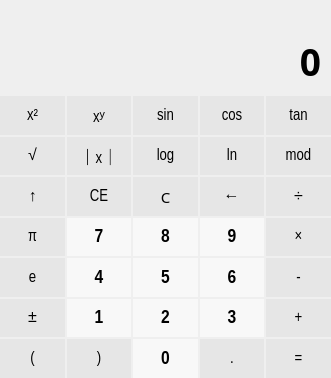
<?xml version="1.0" encoding="UTF-8"?>
<ui version="4.0">
 <class>ScientificCalculator</class>
 <widget class="QWidget" name="ScientificCalculator">
  <property name="geometry">
   <rect>
    <x>0</x>
    <y>0</y>
    <width>331</width>
    <height>378</height>
   </rect>
  </property>
  <property name="windowTitle">
   <string>Form</string>
  </property>
  <layout class="QVBoxLayout" name="verticalLayout_4">
   <property name="leftMargin">
    <number>0</number>
   </property>
   <property name="topMargin">
    <number>0</number>
   </property>
   <property name="rightMargin">
    <number>0</number>
   </property>
   <property name="bottomMargin">
    <number>0</number>
   </property>
   <item>
    <layout class="QVBoxLayout" name="verticalLayout">
     <property name="spacing">
      <number>0</number>
     </property>
     <property name="leftMargin">
      <number>0</number>
     </property>
     <property name="topMargin">
      <number>0</number>
     </property>
     <property name="rightMargin">
      <number>0</number>
     </property>
     <property name="bottomMargin">
      <number>0</number>
     </property>
     <item>
      <layout class="QVBoxLayout" name="verticalLayout_3">
       <property name="rightMargin">
        <number>10</number>
       </property>
       <item>
        <widget class="QLabel" name="intermediateLabel">
         <property name="sizePolicy">
          <sizepolicy hsizetype="Preferred" vsizetype="Fixed">
           <horstretch>0</horstretch>
           <verstretch>0</verstretch>
          </sizepolicy>
         </property>
         <property name="font">
          <font>
           <family>Agency FB</family>
           <pointsize>14</pointsize>
           <weight>75</weight>
           <bold>true</bold>
          </font>
         </property>
         <property name="styleSheet">
          <string notr="true">color: rgb(175, 175, 175);</string>
         </property>
         <property name="text">
          <string/>
         </property>
         <property name="alignment">
          <set>Qt::AlignRight|Qt::AlignTrailing|Qt::AlignVCenter</set>
         </property>
        </widget>
       </item>
      </layout>
     </item>
     <item>
      <layout class="QVBoxLayout" name="verticalLayout_2">
       <property name="rightMargin">
        <number>10</number>
       </property>
       <item>
        <widget class="QLabel" name="resultLabel">
         <property name="minimumSize">
          <size>
           <width>0</width>
           <height>70</height>
          </size>
         </property>
         <property name="font">
          <font>
           <family>Agency FB</family>
           <pointsize>28</pointsize>
           <weight>75</weight>
           <bold>true</bold>
          </font>
         </property>
         <property name="text">
          <string>0</string>
         </property>
         <property name="alignment">
          <set>Qt::AlignRight|Qt::AlignTrailing|Qt::AlignVCenter</set>
         </property>
        </widget>
       </item>
      </layout>
     </item>
     <item>
      <layout class="QGridLayout" name="buttonLayout">
       <property name="leftMargin">
        <number>0</number>
       </property>
       <property name="topMargin">
        <number>0</number>
       </property>
       <property name="rightMargin">
        <number>0</number>
       </property>
       <property name="bottomMargin">
        <number>0</number>
       </property>
       <property name="spacing">
        <number>2</number>
       </property>
       <item row="6" column="2">
        <widget class="QPushButton" name="num0Button">
         <property name="sizePolicy">
          <sizepolicy hsizetype="Expanding" vsizetype="Expanding">
           <horstretch>0</horstretch>
           <verstretch>0</verstretch>
          </sizepolicy>
         </property>
         <property name="minimumSize">
          <size>
           <width>55</width>
           <height>30</height>
          </size>
         </property>
         <property name="font">
          <font>
           <family>Arial Narrow</family>
           <pointsize>14</pointsize>
           <weight>75</weight>
           <bold>true</bold>
          </font>
         </property>
         <property name="styleSheet">
          <string notr="true">QPushButton{background-color: rgb(248, 248, 248);border: none;} 
QPushButton:hover{background-color: rgb(195, 195, 195);}
</string>
         </property>
         <property name="text">
          <string>0</string>
         </property>
        </widget>
       </item>
       <item row="4" column="4">
        <widget class="QPushButton" name="minusButton">
         <property name="sizePolicy">
          <sizepolicy hsizetype="Expanding" vsizetype="Expanding">
           <horstretch>0</horstretch>
           <verstretch>0</verstretch>
          </sizepolicy>
         </property>
         <property name="minimumSize">
          <size>
           <width>55</width>
           <height>30</height>
          </size>
         </property>
         <property name="font">
          <font>
           <family>Arial Narrow</family>
           <pointsize>12</pointsize>
          </font>
         </property>
         <property name="styleSheet">
          <string notr="true">QPushButton{background-color: rgb(230, 230, 230);border: none;} 
QPushButton:hover{background-color: rgb(195, 195, 195);}
</string>
         </property>
         <property name="text">
          <string>-</string>
         </property>
        </widget>
       </item>
       <item row="1" column="4">
        <widget class="QPushButton" name="modButton">
         <property name="sizePolicy">
          <sizepolicy hsizetype="Expanding" vsizetype="Expanding">
           <horstretch>0</horstretch>
           <verstretch>0</verstretch>
          </sizepolicy>
         </property>
         <property name="minimumSize">
          <size>
           <width>55</width>
           <height>30</height>
          </size>
         </property>
         <property name="font">
          <font>
           <family>Arial Narrow</family>
           <pointsize>12</pointsize>
          </font>
         </property>
         <property name="styleSheet">
          <string notr="true">QPushButton{background-color: rgb(230, 230, 230);border: none;} 
QPushButton:hover{background-color: rgb(195, 195, 195);}
</string>
         </property>
         <property name="text">
          <string>mod</string>
         </property>
        </widget>
       </item>
       <item row="3" column="0">
        <widget class="QPushButton" name="piButton">
         <property name="sizePolicy">
          <sizepolicy hsizetype="Expanding" vsizetype="Expanding">
           <horstretch>0</horstretch>
           <verstretch>0</verstretch>
          </sizepolicy>
         </property>
         <property name="minimumSize">
          <size>
           <width>55</width>
           <height>30</height>
          </size>
         </property>
         <property name="font">
          <font>
           <family>Arial Narrow</family>
           <pointsize>12</pointsize>
          </font>
         </property>
         <property name="styleSheet">
          <string notr="true">QPushButton{background-color: rgb(230, 230, 230);border: none;} 
QPushButton:hover{background-color: rgb(195, 195, 195);}
</string>
         </property>
         <property name="text">
          <string>π</string>
         </property>
        </widget>
       </item>
       <item row="0" column="4">
        <widget class="QPushButton" name="tanButton">
         <property name="sizePolicy">
          <sizepolicy hsizetype="Expanding" vsizetype="Expanding">
           <horstretch>0</horstretch>
           <verstretch>0</verstretch>
          </sizepolicy>
         </property>
         <property name="minimumSize">
          <size>
           <width>55</width>
           <height>30</height>
          </size>
         </property>
         <property name="font">
          <font>
           <family>Arial Narrow</family>
           <pointsize>12</pointsize>
          </font>
         </property>
         <property name="styleSheet">
          <string notr="true">QPushButton{background-color: rgb(230, 230, 230);border: none;} 
QPushButton:hover{background-color: rgb(195, 195, 195);}
</string>
         </property>
         <property name="text">
          <string>tan</string>
         </property>
        </widget>
       </item>
       <item row="1" column="3">
        <widget class="QPushButton" name="lnButton">
         <property name="sizePolicy">
          <sizepolicy hsizetype="Expanding" vsizetype="Expanding">
           <horstretch>0</horstretch>
           <verstretch>0</verstretch>
          </sizepolicy>
         </property>
         <property name="minimumSize">
          <size>
           <width>55</width>
           <height>30</height>
          </size>
         </property>
         <property name="font">
          <font>
           <family>Arial Narrow</family>
           <pointsize>12</pointsize>
          </font>
         </property>
         <property name="styleSheet">
          <string notr="true">QPushButton{background-color: rgb(230, 230, 230);border: none;} 
QPushButton:hover{background-color: rgb(195, 195, 195);}
</string>
         </property>
         <property name="text">
          <string>ln</string>
         </property>
        </widget>
       </item>
       <item row="2" column="1">
        <widget class="QPushButton" name="ceButton">
         <property name="sizePolicy">
          <sizepolicy hsizetype="Expanding" vsizetype="Expanding">
           <horstretch>0</horstretch>
           <verstretch>0</verstretch>
          </sizepolicy>
         </property>
         <property name="minimumSize">
          <size>
           <width>55</width>
           <height>30</height>
          </size>
         </property>
         <property name="font">
          <font>
           <family>Arial Narrow</family>
           <pointsize>12</pointsize>
          </font>
         </property>
         <property name="styleSheet">
          <string notr="true">QPushButton{background-color: rgb(230, 230, 230);border: none;} 
QPushButton:hover{background-color: rgb(195, 195, 195);}
</string>
         </property>
         <property name="text">
          <string>CE</string>
         </property>
        </widget>
       </item>
       <item row="1" column="2">
        <widget class="QPushButton" name="logButton">
         <property name="sizePolicy">
          <sizepolicy hsizetype="Expanding" vsizetype="Expanding">
           <horstretch>0</horstretch>
           <verstretch>0</verstretch>
          </sizepolicy>
         </property>
         <property name="minimumSize">
          <size>
           <width>55</width>
           <height>30</height>
          </size>
         </property>
         <property name="font">
          <font>
           <family>Arial Narrow</family>
           <pointsize>12</pointsize>
          </font>
         </property>
         <property name="styleSheet">
          <string notr="true">QPushButton{background-color: rgb(230, 230, 230);border: none;} 
QPushButton:hover{background-color: rgb(195, 195, 195);}
</string>
         </property>
         <property name="text">
          <string>log</string>
         </property>
        </widget>
       </item>
       <item row="2" column="2">
        <widget class="QPushButton" name="cbutton">
         <property name="sizePolicy">
          <sizepolicy hsizetype="Expanding" vsizetype="Expanding">
           <horstretch>0</horstretch>
           <verstretch>0</verstretch>
          </sizepolicy>
         </property>
         <property name="minimumSize">
          <size>
           <width>55</width>
           <height>30</height>
          </size>
         </property>
         <property name="font">
          <font>
           <family>Arial Rounded MT Bold</family>
           <pointsize>11</pointsize>
          </font>
         </property>
         <property name="styleSheet">
          <string notr="true">QPushButton{background-color: rgb(230, 230, 230);border: none;} 
QPushButton:hover{background-color: rgb(195, 195, 195);}
</string>
         </property>
         <property name="text">
          <string>C</string>
         </property>
        </widget>
       </item>
       <item row="0" column="3">
        <widget class="QPushButton" name="cosButton">
         <property name="sizePolicy">
          <sizepolicy hsizetype="Expanding" vsizetype="Expanding">
           <horstretch>0</horstretch>
           <verstretch>0</verstretch>
          </sizepolicy>
         </property>
         <property name="minimumSize">
          <size>
           <width>55</width>
           <height>30</height>
          </size>
         </property>
         <property name="font">
          <font>
           <family>Arial Narrow</family>
           <pointsize>12</pointsize>
          </font>
         </property>
         <property name="styleSheet">
          <string notr="true">QPushButton{background-color: rgb(230, 230, 230);border: none;} 
QPushButton:hover{background-color: rgb(195, 195, 195);}
</string>
         </property>
         <property name="text">
          <string>cos</string>
         </property>
        </widget>
       </item>
       <item row="2" column="3">
        <widget class="QPushButton" name="eraseButton">
         <property name="sizePolicy">
          <sizepolicy hsizetype="Expanding" vsizetype="Expanding">
           <horstretch>0</horstretch>
           <verstretch>0</verstretch>
          </sizepolicy>
         </property>
         <property name="minimumSize">
          <size>
           <width>55</width>
           <height>30</height>
          </size>
         </property>
         <property name="font">
          <font>
           <family>Arial Narrow</family>
           <pointsize>12</pointsize>
          </font>
         </property>
         <property name="styleSheet">
          <string notr="true">QPushButton{background-color: rgb(230, 230, 230);border: none;} 
QPushButton:hover{background-color: rgb(195, 195, 195);}
</string>
         </property>
         <property name="text">
          <string>←</string>
         </property>
        </widget>
       </item>
       <item row="0" column="2">
        <widget class="QPushButton" name="sinButton">
         <property name="sizePolicy">
          <sizepolicy hsizetype="Expanding" vsizetype="Expanding">
           <horstretch>0</horstretch>
           <verstretch>0</verstretch>
          </sizepolicy>
         </property>
         <property name="minimumSize">
          <size>
           <width>55</width>
           <height>30</height>
          </size>
         </property>
         <property name="font">
          <font>
           <family>Arial Narrow</family>
           <pointsize>12</pointsize>
          </font>
         </property>
         <property name="styleSheet">
          <string notr="true">QPushButton{background-color: rgb(230, 230, 230);border: none;} 
QPushButton:hover{background-color: rgb(195, 195, 195);}
</string>
         </property>
         <property name="text">
          <string>sin</string>
         </property>
        </widget>
       </item>
       <item row="0" column="1">
        <widget class="QPushButton" name="powButton">
         <property name="sizePolicy">
          <sizepolicy hsizetype="Expanding" vsizetype="Expanding">
           <horstretch>0</horstretch>
           <verstretch>0</verstretch>
          </sizepolicy>
         </property>
         <property name="minimumSize">
          <size>
           <width>55</width>
           <height>30</height>
          </size>
         </property>
         <property name="font">
          <font>
           <family>Arial Narrow</family>
           <pointsize>12</pointsize>
          </font>
         </property>
         <property name="styleSheet">
          <string notr="true">QPushButton{background-color: rgb(230, 230, 230);border: none;} 
QPushButton:hover{background-color: rgb(195, 195, 195);}
</string>
         </property>
         <property name="text">
          <string>xʸ</string>
         </property>
        </widget>
       </item>
       <item row="1" column="0">
        <widget class="QPushButton" name="sqrtButton">
         <property name="sizePolicy">
          <sizepolicy hsizetype="Expanding" vsizetype="Expanding">
           <horstretch>0</horstretch>
           <verstretch>0</verstretch>
          </sizepolicy>
         </property>
         <property name="minimumSize">
          <size>
           <width>55</width>
           <height>30</height>
          </size>
         </property>
         <property name="font">
          <font>
           <family>Arial Narrow</family>
           <pointsize>12</pointsize>
          </font>
         </property>
         <property name="styleSheet">
          <string notr="true">QPushButton{background-color: rgb(230, 230, 230);border: none;} 
QPushButton:hover{background-color: rgb(195, 195, 195);}
</string>
         </property>
         <property name="text">
          <string>√</string>
         </property>
        </widget>
       </item>
       <item row="3" column="2">
        <widget class="QPushButton" name="num8Button">
         <property name="sizePolicy">
          <sizepolicy hsizetype="Expanding" vsizetype="Expanding">
           <horstretch>0</horstretch>
           <verstretch>0</verstretch>
          </sizepolicy>
         </property>
         <property name="minimumSize">
          <size>
           <width>55</width>
           <height>30</height>
          </size>
         </property>
         <property name="font">
          <font>
           <family>Arial Narrow</family>
           <pointsize>14</pointsize>
           <weight>75</weight>
           <bold>true</bold>
          </font>
         </property>
         <property name="styleSheet">
          <string notr="true">QPushButton{background-color: rgb(248, 248, 248);border: none;} 
QPushButton:hover{background-color: rgb(195, 195, 195);}
</string>
         </property>
         <property name="text">
          <string>8</string>
         </property>
        </widget>
       </item>
       <item row="1" column="1">
        <widget class="QPushButton" name="absButton">
         <property name="sizePolicy">
          <sizepolicy hsizetype="Expanding" vsizetype="Expanding">
           <horstretch>0</horstretch>
           <verstretch>0</verstretch>
          </sizepolicy>
         </property>
         <property name="minimumSize">
          <size>
           <width>55</width>
           <height>30</height>
          </size>
         </property>
         <property name="font">
          <font>
           <family>Arial Narrow</family>
           <pointsize>12</pointsize>
          </font>
         </property>
         <property name="styleSheet">
          <string notr="true">QPushButton{background-color: rgb(230, 230, 230);border: none;} 
QPushButton:hover{background-color: rgb(195, 195, 195);}
</string>
         </property>
         <property name="text">
          <string>｜x｜</string>
         </property>
        </widget>
       </item>
       <item row="5" column="0">
        <widget class="QPushButton" name="negateButton">
         <property name="sizePolicy">
          <sizepolicy hsizetype="Expanding" vsizetype="Expanding">
           <horstretch>0</horstretch>
           <verstretch>0</verstretch>
          </sizepolicy>
         </property>
         <property name="minimumSize">
          <size>
           <width>55</width>
           <height>30</height>
          </size>
         </property>
         <property name="font">
          <font>
           <family>Arial Narrow</family>
           <pointsize>12</pointsize>
          </font>
         </property>
         <property name="styleSheet">
          <string notr="true">QPushButton{background-color: rgb(230, 230, 230);border: none;} 
QPushButton:hover{background-color: rgb(195, 195, 195);}
</string>
         </property>
         <property name="text">
          <string>±</string>
         </property>
        </widget>
       </item>
       <item row="3" column="1">
        <widget class="QPushButton" name="num7Button">
         <property name="sizePolicy">
          <sizepolicy hsizetype="Expanding" vsizetype="Expanding">
           <horstretch>0</horstretch>
           <verstretch>0</verstretch>
          </sizepolicy>
         </property>
         <property name="minimumSize">
          <size>
           <width>55</width>
           <height>30</height>
          </size>
         </property>
         <property name="font">
          <font>
           <family>Arial Narrow</family>
           <pointsize>14</pointsize>
           <weight>75</weight>
           <bold>true</bold>
          </font>
         </property>
         <property name="styleSheet">
          <string notr="true">QPushButton{background-color: rgb(248, 248, 248);border: none;} 
QPushButton:hover{background-color: rgb(195, 195, 195);}
</string>
         </property>
         <property name="text">
          <string>7</string>
         </property>
        </widget>
       </item>
       <item row="4" column="1">
        <widget class="QPushButton" name="num4Button">
         <property name="sizePolicy">
          <sizepolicy hsizetype="Expanding" vsizetype="Expanding">
           <horstretch>0</horstretch>
           <verstretch>0</verstretch>
          </sizepolicy>
         </property>
         <property name="minimumSize">
          <size>
           <width>55</width>
           <height>30</height>
          </size>
         </property>
         <property name="font">
          <font>
           <family>Arial Narrow</family>
           <pointsize>14</pointsize>
           <weight>75</weight>
           <bold>true</bold>
          </font>
         </property>
         <property name="styleSheet">
          <string notr="true">QPushButton{background-color: rgb(248, 248, 248);border: none;} 
QPushButton:hover{background-color: rgb(195, 195, 195);}
</string>
         </property>
         <property name="text">
          <string>4</string>
         </property>
        </widget>
       </item>
       <item row="3" column="3">
        <widget class="QPushButton" name="num9Button">
         <property name="sizePolicy">
          <sizepolicy hsizetype="Expanding" vsizetype="Expanding">
           <horstretch>0</horstretch>
           <verstretch>0</verstretch>
          </sizepolicy>
         </property>
         <property name="minimumSize">
          <size>
           <width>55</width>
           <height>30</height>
          </size>
         </property>
         <property name="font">
          <font>
           <family>Arial Narrow</family>
           <pointsize>14</pointsize>
           <weight>75</weight>
           <bold>true</bold>
          </font>
         </property>
         <property name="styleSheet">
          <string notr="true">QPushButton{background-color: rgb(248, 248, 248);border: none;} 
QPushButton:hover{background-color: rgb(195, 195, 195);}
</string>
         </property>
         <property name="text">
          <string>9</string>
         </property>
        </widget>
       </item>
       <item row="4" column="2">
        <widget class="QPushButton" name="num5Button">
         <property name="sizePolicy">
          <sizepolicy hsizetype="Expanding" vsizetype="Expanding">
           <horstretch>0</horstretch>
           <verstretch>0</verstretch>
          </sizepolicy>
         </property>
         <property name="minimumSize">
          <size>
           <width>55</width>
           <height>30</height>
          </size>
         </property>
         <property name="font">
          <font>
           <family>Arial Narrow</family>
           <pointsize>14</pointsize>
           <weight>75</weight>
           <bold>true</bold>
          </font>
         </property>
         <property name="styleSheet">
          <string notr="true">QPushButton{background-color: rgb(248, 248, 248);border: none;} 
QPushButton:hover{background-color: rgb(195, 195, 195);}
</string>
         </property>
         <property name="text">
          <string>5</string>
         </property>
        </widget>
       </item>
       <item row="4" column="3">
        <widget class="QPushButton" name="num6Button">
         <property name="sizePolicy">
          <sizepolicy hsizetype="Expanding" vsizetype="Expanding">
           <horstretch>0</horstretch>
           <verstretch>0</verstretch>
          </sizepolicy>
         </property>
         <property name="minimumSize">
          <size>
           <width>55</width>
           <height>30</height>
          </size>
         </property>
         <property name="font">
          <font>
           <family>Arial Narrow</family>
           <pointsize>14</pointsize>
           <weight>75</weight>
           <bold>true</bold>
          </font>
         </property>
         <property name="styleSheet">
          <string notr="true">QPushButton{background-color: rgb(248, 248, 248);border: none;} 
QPushButton:hover{background-color: rgb(195, 195, 195);}
</string>
         </property>
         <property name="text">
          <string>6</string>
         </property>
        </widget>
       </item>
       <item row="5" column="2">
        <widget class="QPushButton" name="num2Button">
         <property name="sizePolicy">
          <sizepolicy hsizetype="Expanding" vsizetype="Expanding">
           <horstretch>0</horstretch>
           <verstretch>0</verstretch>
          </sizepolicy>
         </property>
         <property name="minimumSize">
          <size>
           <width>55</width>
           <height>30</height>
          </size>
         </property>
         <property name="font">
          <font>
           <family>Arial Narrow</family>
           <pointsize>14</pointsize>
           <weight>75</weight>
           <bold>true</bold>
          </font>
         </property>
         <property name="styleSheet">
          <string notr="true">QPushButton{background-color: rgb(248, 248, 248);border: none;} 
QPushButton:hover{background-color: rgb(195, 195, 195);}
</string>
         </property>
         <property name="text">
          <string>2</string>
         </property>
        </widget>
       </item>
       <item row="5" column="1">
        <widget class="QPushButton" name="num1Button">
         <property name="sizePolicy">
          <sizepolicy hsizetype="Expanding" vsizetype="Expanding">
           <horstretch>0</horstretch>
           <verstretch>0</verstretch>
          </sizepolicy>
         </property>
         <property name="minimumSize">
          <size>
           <width>55</width>
           <height>30</height>
          </size>
         </property>
         <property name="font">
          <font>
           <family>Arial Narrow</family>
           <pointsize>14</pointsize>
           <weight>75</weight>
           <bold>true</bold>
          </font>
         </property>
         <property name="styleSheet">
          <string notr="true">QPushButton{background-color: rgb(248, 248, 248);border: none;} 
QPushButton:hover{background-color: rgb(195, 195, 195);}
</string>
         </property>
         <property name="text">
          <string>1</string>
         </property>
        </widget>
       </item>
       <item row="5" column="3">
        <widget class="QPushButton" name="num3Button">
         <property name="sizePolicy">
          <sizepolicy hsizetype="Expanding" vsizetype="Expanding">
           <horstretch>0</horstretch>
           <verstretch>0</verstretch>
          </sizepolicy>
         </property>
         <property name="minimumSize">
          <size>
           <width>55</width>
           <height>30</height>
          </size>
         </property>
         <property name="font">
          <font>
           <family>Arial Narrow</family>
           <pointsize>14</pointsize>
           <weight>75</weight>
           <bold>true</bold>
          </font>
         </property>
         <property name="styleSheet">
          <string notr="true">QPushButton{background-color: rgb(248, 248, 248);border: none;} 
QPushButton:hover{background-color: rgb(195, 195, 195);}
</string>
         </property>
         <property name="text">
          <string>3</string>
         </property>
        </widget>
       </item>
       <item row="4" column="0">
        <widget class="QPushButton" name="eButton">
         <property name="sizePolicy">
          <sizepolicy hsizetype="Expanding" vsizetype="Expanding">
           <horstretch>0</horstretch>
           <verstretch>0</verstretch>
          </sizepolicy>
         </property>
         <property name="minimumSize">
          <size>
           <width>55</width>
           <height>30</height>
          </size>
         </property>
         <property name="font">
          <font>
           <family>Arial Narrow</family>
           <pointsize>12</pointsize>
          </font>
         </property>
         <property name="styleSheet">
          <string notr="true">QPushButton{background-color: rgb(230, 230, 230);border: none;} 
QPushButton:hover{background-color: rgb(195, 195, 195);}
</string>
         </property>
         <property name="text">
          <string>e</string>
         </property>
        </widget>
       </item>
       <item row="0" column="0">
        <widget class="QPushButton" name="sqrButton">
         <property name="sizePolicy">
          <sizepolicy hsizetype="Expanding" vsizetype="Expanding">
           <horstretch>0</horstretch>
           <verstretch>0</verstretch>
          </sizepolicy>
         </property>
         <property name="minimumSize">
          <size>
           <width>55</width>
           <height>30</height>
          </size>
         </property>
         <property name="font">
          <font>
           <family>Arial Narrow</family>
           <pointsize>12</pointsize>
          </font>
         </property>
         <property name="styleSheet">
          <string notr="true">QPushButton{background-color: rgb(230, 230, 230);border: none;} 
QPushButton:hover{background-color: rgb(195, 195, 195);}
</string>
         </property>
         <property name="text">
          <string>x²</string>
         </property>
        </widget>
       </item>
       <item row="6" column="1">
        <widget class="QPushButton" name="rightBracketButton">
         <property name="sizePolicy">
          <sizepolicy hsizetype="Expanding" vsizetype="Expanding">
           <horstretch>0</horstretch>
           <verstretch>0</verstretch>
          </sizepolicy>
         </property>
         <property name="minimumSize">
          <size>
           <width>55</width>
           <height>30</height>
          </size>
         </property>
         <property name="font">
          <font>
           <family>Arial Narrow</family>
           <pointsize>12</pointsize>
          </font>
         </property>
         <property name="styleSheet">
          <string notr="true">QPushButton{background-color: rgb(230, 230, 230);border: none;} 
QPushButton:hover{background-color: rgb(195, 195, 195);}
</string>
         </property>
         <property name="text">
          <string>)</string>
         </property>
        </widget>
       </item>
       <item row="6" column="4">
        <widget class="QPushButton" name="equalButton">
         <property name="sizePolicy">
          <sizepolicy hsizetype="Expanding" vsizetype="Expanding">
           <horstretch>0</horstretch>
           <verstretch>0</verstretch>
          </sizepolicy>
         </property>
         <property name="minimumSize">
          <size>
           <width>55</width>
           <height>30</height>
          </size>
         </property>
         <property name="font">
          <font>
           <family>Arial Narrow</family>
           <pointsize>12</pointsize>
          </font>
         </property>
         <property name="styleSheet">
          <string notr="true">QPushButton{background-color: rgb(230, 230, 230);border: none;} 
QPushButton:hover{background-color: rgb(195, 195, 195);}
</string>
         </property>
         <property name="text">
          <string>=</string>
         </property>
        </widget>
       </item>
       <item row="2" column="4">
        <widget class="QPushButton" name="divideButton">
         <property name="sizePolicy">
          <sizepolicy hsizetype="Expanding" vsizetype="Expanding">
           <horstretch>0</horstretch>
           <verstretch>0</verstretch>
          </sizepolicy>
         </property>
         <property name="minimumSize">
          <size>
           <width>55</width>
           <height>30</height>
          </size>
         </property>
         <property name="font">
          <font>
           <family>Arial Narrow</family>
           <pointsize>12</pointsize>
          </font>
         </property>
         <property name="styleSheet">
          <string notr="true">QPushButton{background-color: rgb(230, 230, 230);border: none;} 
QPushButton:hover{background-color: rgb(195, 195, 195);}
</string>
         </property>
         <property name="text">
          <string>÷</string>
         </property>
        </widget>
       </item>
       <item row="3" column="4">
        <widget class="QPushButton" name="multiplyButton">
         <property name="sizePolicy">
          <sizepolicy hsizetype="Expanding" vsizetype="Expanding">
           <horstretch>0</horstretch>
           <verstretch>0</verstretch>
          </sizepolicy>
         </property>
         <property name="minimumSize">
          <size>
           <width>55</width>
           <height>30</height>
          </size>
         </property>
         <property name="font">
          <font>
           <family>Arial Narrow</family>
           <pointsize>12</pointsize>
          </font>
         </property>
         <property name="styleSheet">
          <string notr="true">QPushButton{background-color: rgb(230, 230, 230);border: none;} 
QPushButton:hover{background-color: rgb(195, 195, 195);}
</string>
         </property>
         <property name="text">
          <string>×</string>
         </property>
        </widget>
       </item>
       <item row="6" column="3">
        <widget class="QPushButton" name="dotButton">
         <property name="sizePolicy">
          <sizepolicy hsizetype="Expanding" vsizetype="Expanding">
           <horstretch>0</horstretch>
           <verstretch>0</verstretch>
          </sizepolicy>
         </property>
         <property name="minimumSize">
          <size>
           <width>55</width>
           <height>30</height>
          </size>
         </property>
         <property name="font">
          <font>
           <family>Arial Narrow</family>
           <pointsize>12</pointsize>
          </font>
         </property>
         <property name="styleSheet">
          <string notr="true">QPushButton{background-color: rgb(230, 230, 230);border: none;} 
QPushButton:hover{background-color: rgb(195, 195, 195);}
</string>
         </property>
         <property name="text">
          <string>.</string>
         </property>
        </widget>
       </item>
       <item row="5" column="4">
        <widget class="QPushButton" name="plusButton">
         <property name="sizePolicy">
          <sizepolicy hsizetype="Expanding" vsizetype="Expanding">
           <horstretch>0</horstretch>
           <verstretch>0</verstretch>
          </sizepolicy>
         </property>
         <property name="minimumSize">
          <size>
           <width>55</width>
           <height>30</height>
          </size>
         </property>
         <property name="font">
          <font>
           <family>Arial Narrow</family>
           <pointsize>12</pointsize>
          </font>
         </property>
         <property name="styleSheet">
          <string notr="true">QPushButton{background-color: rgb(230, 230, 230);border: none;} 
QPushButton:hover{background-color: rgb(195, 195, 195);}
</string>
         </property>
         <property name="text">
          <string>+</string>
         </property>
        </widget>
       </item>
       <item row="6" column="0">
        <widget class="QPushButton" name="leftBracketButton">
         <property name="sizePolicy">
          <sizepolicy hsizetype="Expanding" vsizetype="Expanding">
           <horstretch>0</horstretch>
           <verstretch>0</verstretch>
          </sizepolicy>
         </property>
         <property name="minimumSize">
          <size>
           <width>55</width>
           <height>30</height>
          </size>
         </property>
         <property name="font">
          <font>
           <family>Arial Narrow</family>
           <pointsize>12</pointsize>
          </font>
         </property>
         <property name="styleSheet">
          <string notr="true">QPushButton{background-color: rgb(230, 230, 230);border: none;} 
QPushButton:hover{background-color: rgb(195, 195, 195);}
</string>
         </property>
         <property name="text">
          <string>(</string>
         </property>
        </widget>
       </item>
       <item row="2" column="0">
        <widget class="QPushButton" name="changeButton">
         <property name="sizePolicy">
          <sizepolicy hsizetype="Expanding" vsizetype="Expanding">
           <horstretch>0</horstretch>
           <verstretch>0</verstretch>
          </sizepolicy>
         </property>
         <property name="minimumSize">
          <size>
           <width>55</width>
           <height>30</height>
          </size>
         </property>
         <property name="font">
          <font>
           <family>Arial Narrow</family>
           <pointsize>12</pointsize>
          </font>
         </property>
         <property name="styleSheet">
          <string notr="true">QPushButton{background-color: rgb(230, 230, 230);border: none;} 
QPushButton:hover{background-color: rgb(195, 195, 195);}
</string>
         </property>
         <property name="text">
          <string>↑</string>
         </property>
        </widget>
       </item>
      </layout>
     </item>
    </layout>
   </item>
  </layout>
 </widget>
 <resources/>
 <connections/>
</ui>
